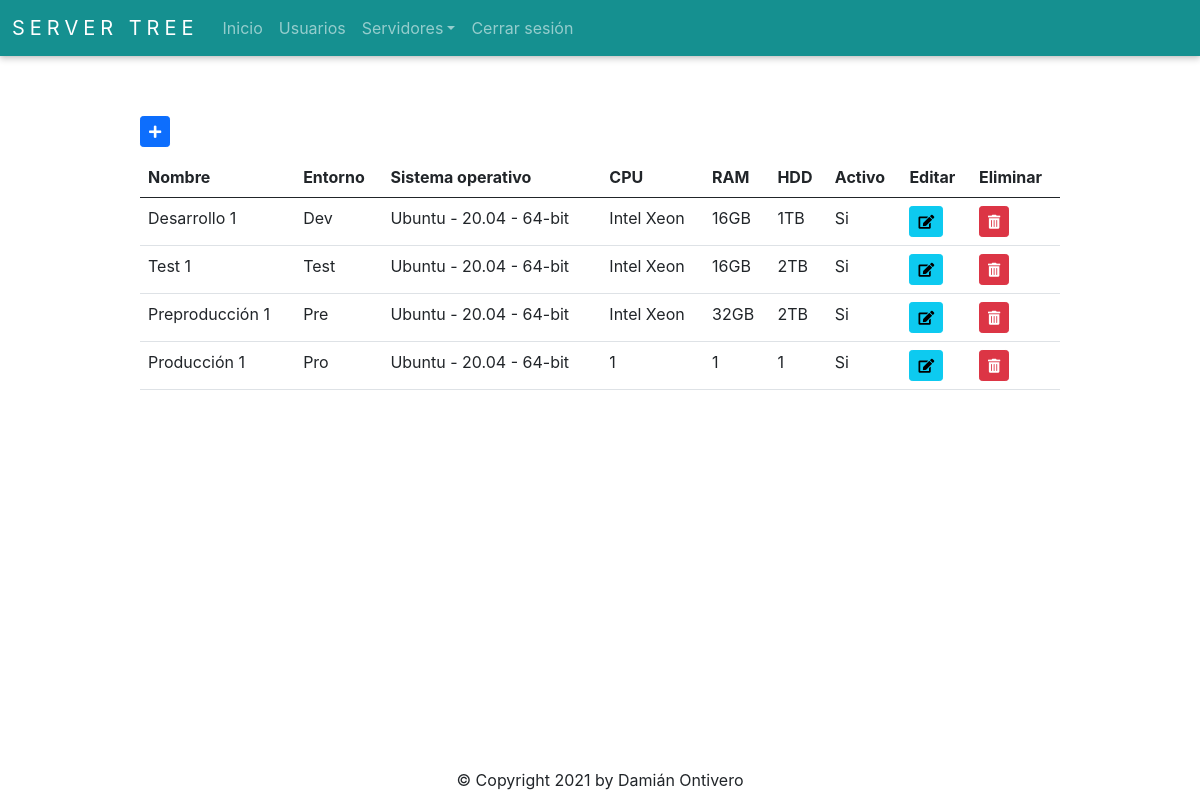
The page /server/get_server_all (signed in) on the database as committed earlier.
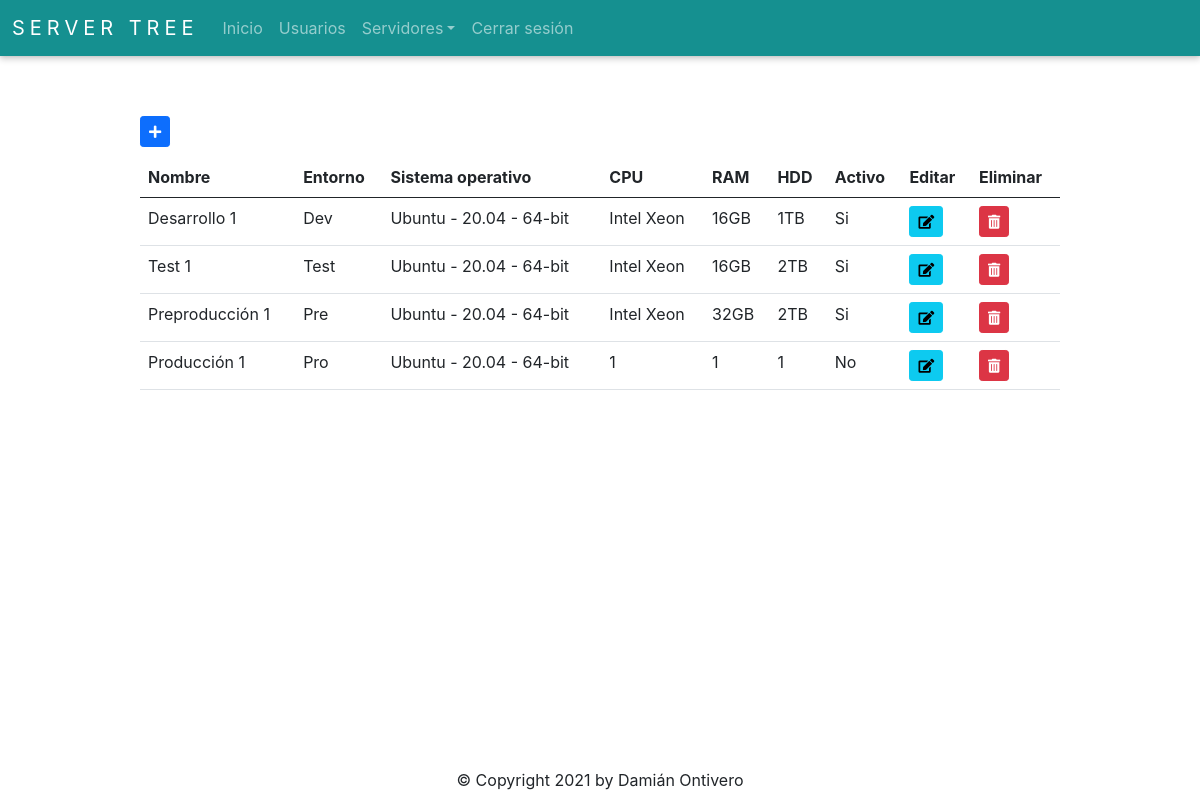
The same page on the database as committed later.
### app/server/models.py (models this page shows, shortened)
class Server(db.Model):
    __tablename__ = 'Servers'
    id = db.Column(db.Integer, autoincrement=True, primary_key=True)
    name = db.Column(db.String(50), nullable=False)
    environment_id = db.Column(db.Integer, db.ForeignKey('Environments.id'), nullable=False)
    operating_system_id = db.Column(db.Integer, db.ForeignKey('OperatingSystems.id'), nullable=False)
    cpu = db.Column(db.String(50), nullable=False)
    ram = db.Column(db.String(50), nullable=False)
    hdd = db.Column(db.String(50), nullable=False)
    is_active = db.Column(db.Boolean, default=True)

class Environment(db.Model):
    __tablename__ = 'Environments'
    id = db.Column(db.Integer, autoincrement=True, primary_key=True)
    name = db.Column(db.String(50), nullable=False)
    @staticmethod
    def get_all():
        return Environment.query.all()

class OperatingSystem(db.Model):
    __tablename__ = 'OperatingSystems'
    id = db.Column(db.Integer, autoincrement=True, primary_key=True)
    name = db.Column(db.String(50), nullable=False)
    version = db.Column(db.String(50), nullable=False)
    architect = db.Column(db.String(6), nullable=False)
    def __repr__(self):
        return '{} - {} - {}'.format(self.name, self.version, self.architect)
    @staticmethod
    def get_all():
        return OperatingSystem.query.all()

### app/server/routes.py (the view)
@server_bp.route('/get_server_all', methods=['GET', 'POST'])
@login_required
def get_server_all():
    data = db.session.query(Server, Environment, OperatingSystem).join(Environment, OperatingSystem).all()
    form = ServerForm()
    return render_template('server.html', data=data, form=form)

### app/auth/models.py (called while the page is built)
    @staticmethod
    def get_by_id(id):
        return User.query.get(id)

### app/auth/routes.py (called while the page is built)
@login_manager.user_loader
def load_user(user_id):
    return User.get_by_id(int(user_id))

### app/server/templates/server.html (shortened to what this page needs)
{% extends 'base.html' %}
{% import 'bootstrap/wtf.html' as wtf %}
{% block content %}
<div class="buttons">
  {% if current_user.role_id == 1 %}
    <button type="button" id="addButton" class="btn btn-primary btn-sm" data-bs-toggle="modal" data-bs-target="#serverModal"><i class="fas fa-plus"></i></button>
  {% else %}
    <button disabled type="button" id="addButton" class="btn btn-primary btn-sm" data-bs-toggle="modal" data-bs-target="#serverModal"><i class="fas fa-plus"></i></button>
  {% endif %}
</div>
<table class="table table-hover">
  <thead>
    <tr>
      <th>Nombre</th>
      <th>Entorno</th>
      <th>Sistema operativo</th>
      <th>CPU</th>
      <th>RAM</th>
      <th>HDD</th>
      <th>Activo</th>
      <th>Editar</th>
      <th>Eliminar</th>
    </tr>
  </thead>
  <tbody>
    {% for server, env, os in data %}
      <tr>
        <td>{{ server.name }}</td>
        <td>{{ env.name }}</td>
        <td>{{ os.name + ' - ' + os.version + ' - ' + os.architect }}</td>
        <td>{{ server.cpu }}</td>
        <td>{{ server.ram }}</td>
        <td>{{ server.hdd }}</td>
        <td>
          {% if server.is_active == 0 %}
            No
          {% elif server.is_active == 1  %}
            Si
          {% endif %}
        </td>
        {% if current_user.role_id == 1 %}
          <td>
            <button type="button" class="btn btn-info btn-sm" id="editButton" data-id={{ server.id }} data-bs-toggle="modal" data-bs-target="#serverModal"><i class="fas fa-edit"></i></button>
          </td>
          <td>
            <button type="button" class="btn btn-danger btn-sm" id="deleteButton" data-id={{ server.id }} data-bs-toggle="modal" data-bs-target="#deleteServerModal"><i class="fas fa-trash-alt"></i></button>
          </td>
        {% endif %}
      </tr>
    {% endfor %}
  </tbody>
</table>
{% endblock %}

### app/templates/base.html (shortened to what this page needs)
<!doctype html>
<html>
<head>
  <link rel="stylesheet" href="{{ url_for('static', filename='style.css') }}">
  <link rel="stylesheet" href="https://cdn.jsdelivr.net/npm/bootstrap@5.0.0/dist/css/bootstrap.min.css">
  <link rel="stylesheet" href="https://use.fontawesome.com/releases/v5.6.3/css/all.css">
</head>
<body>
  <nav class="navbar navbar-expand-lg navbar-dark">
      <div class="container-fluid">
        <a class="navbar-brand" href="{{ url_for('index.index') }}">Server Tree</a>
        <div class="collapse navbar-collapse" id="navbarSupportedContent">
          <ul class="navbar-nav me-auto mb-2 mb-lg-0">
              <li class="nav-item">
                <a class="nav-link" href="{{ url_for('index.index') }}">Inicio</a>
              </li>
              <li class="nav-item">
                <a class="nav-link" href="{{ url_for('auth.get_user_all') }}">Usuarios</a>
              </li>
              <li class="nav-item dropdown">
                  <a class="nav-link dropdown-toggle" href="#" id="navbarDropdown" role="button" data-bs-toggle="dropdown" aria-expanded="false">Servidores</a>
              </li>
              <li class="nav-item">
                <a class="nav-link" href="{{ url_for('auth.logout') }}">Cerrar sesión</a>
              </li>
          </ul>
        </div>
      </div>
  </nav>
  <div class="container-base">
    {% block content %}{% endblock %}
  </div>
  <div class="footer">
    &copy; Copyright 2021 by Damián Ontivero
  </div>
</body>
</html>

### app/static/style.css (style rules this page uses)
* { text-decoration: none; font-family: -apple-system, BlinkMacSystemFont, 'Segoe UI', Roboto, Oxygen, Ubuntu, Cantarell, 'Open Sans', 'Helvetica Neue', sans-serif; }
html, body { margin: 0; padding: 0; width: 100%; height: 100%; position: relative; }
.navbar { background-color: #159090; box-shadow: 0 0 0.2rem rgb(0 0 0 / 10%), 0 0.2rem 0.4rem rgb(0 0 0 / 20%); }
.navbar-brand { text-transform: uppercase; letter-spacing: 5px; font-size: large; }
.footer { width: 100%; text-align: center; position: absolute; bottom: 1%; }
.container-base { width: 80%; position: relative; padding: 20px; left: 10%; top: 5%; }
.container-base .buttons { margin-bottom: 10px; }

Rows that differ between the two databases and show on the page:
changed Server "Producción 1": is_active "Si" → "No"
